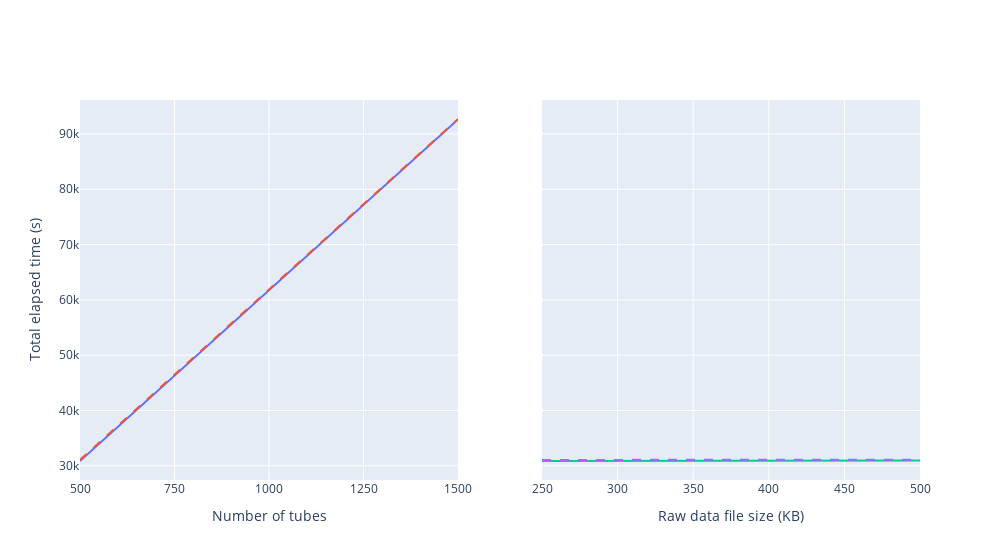

The notebook cell this image was saved under:
### Markdown cell above
### Elapsed time adding one acquisition per tube

### Code cell
# 3 Orgs net data, file size fixed
threeOrgsFileSizeFixed = [30862.7493, 61738.8425, 92625.2902]
# 5 Orgs net data, file size fixed
fiveOrgsFileSizeFixed = [31054.9542, 61919.9872, 92711.5517]

# 3 Orgs net data, num. tubes fixed
threeOrgsNumTubesFixed = [30862.7493, 30932.0237]
# 5 Orgs net data, num. tubes fixed
fiveOrgsNumTubesFixed = [31054.9541, 31107.6653]

totalAcquisition(threeOrgsFileSizeFixed, fiveOrgsFileSizeFixed, threeOrgsNumTubesFixed, fiveOrgsNumTubesFixed)

### Figure 1 — Plotly figure (JSON) as saved in the notebook; plotly's stock layout.template omitted (floating-point values rounded to 4 significant figures)
{"data": [{"mode": "lines", "name": "3 Orgs net (file size fixed)", "type": "scatter", "x": [500, 1000, 1500], "xaxis": "x", "y": [30860.0, 61740.0, 92630.0], "yaxis": "y"}, {"line": {"dash": "dash"}, "mode": "lines", "name": "5 Orgs net (file size fixed)", "type": "scatter", "x": [500, 1000, 1500], "xaxis": "x", "y": [31050.0, 61920.0, 92710.0], "yaxis": "y"}, {"mode": "lines", "name": "3 Orgs net (file size fixed)", "type": "scatter", "x": [250, 500], "xaxis": "x2", "y": [30860.0, 30930.0], "yaxis": "y2"}, {"line": {"dash": "dash"}, "mode": "lines", "name": "5 Orgs net (file size fixed)", "type": "scatter", "x": [250, 500], "xaxis": "x2", "y": [31050.0, 31110.0], "yaxis": "y2"}], "layout": {"showlegend": false, "width": 1000, "xaxis": {"anchor": "y", "domain": [0, 0.45], "dtick": 250, "range": [500, 1500], "tick0": 500, "title": {"text": "Number of tubes"}}, "xaxis2": {"anchor": "y2", "domain": [0.55, 1], "range": [250, 500], "title": {"text": "Raw data file size (KB)"}}, "yaxis": {"anchor": "x", "domain": [0, 1], "title": {"text": "Total elapsed time (s)"}}, "yaxis2": {"anchor": "x2", "domain": [0, 1], "matches": "y", "showticklabels": false}}}
